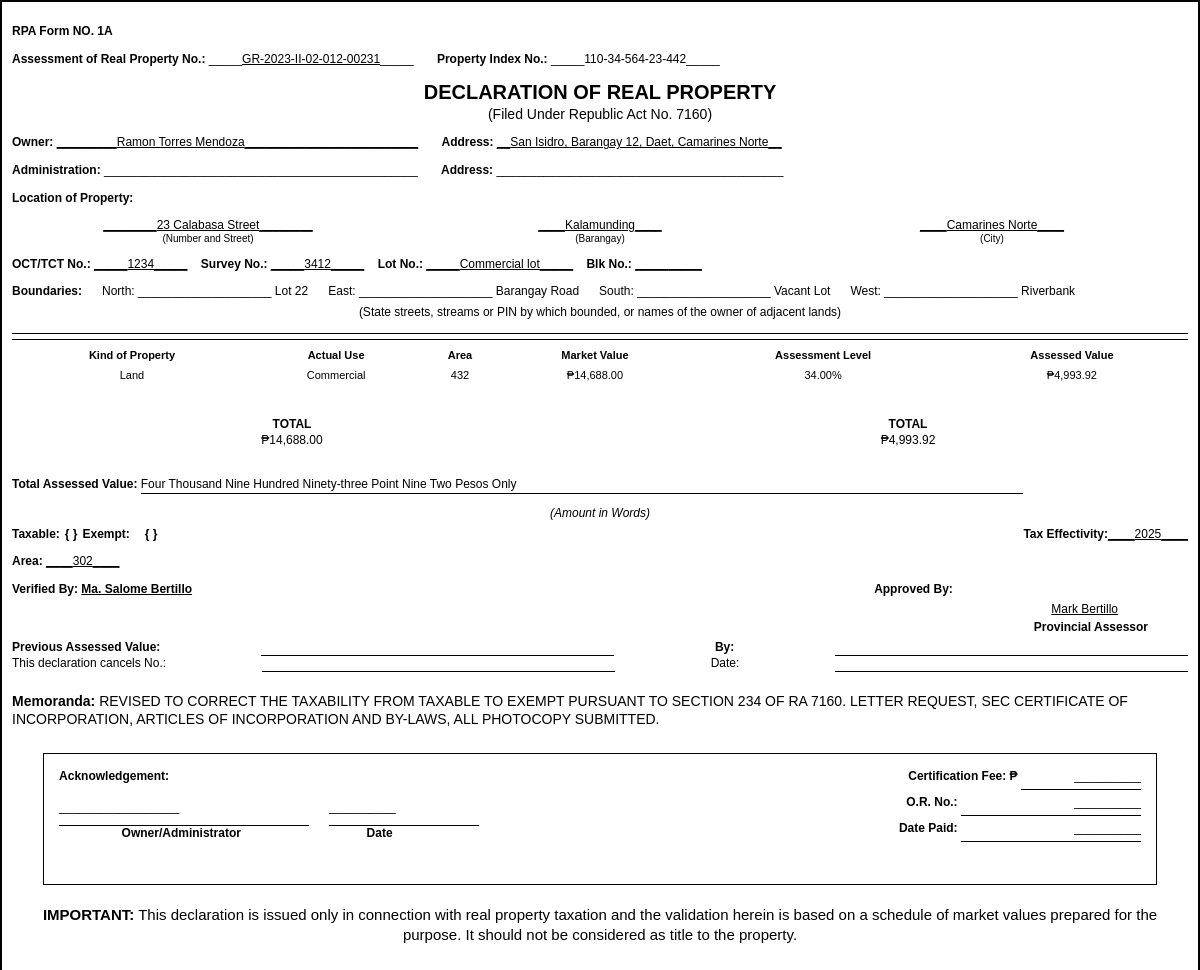
The app's page /DRP.php?p_id=144 with its own data.
### tables this page shows
CREATE TABLE `rpu_idnum` (
  `rpu_id` int(50) NOT NULL,
  `arp` varchar(150) NOT NULL,
  `pin` varchar(13) DEFAULT NULL,
  `taxability` varchar(20) NOT NULL,
  `effectivity` varchar(255) NOT NULL,
  `faas_id` int(50) NOT NULL
);

CREATE TABLE `rpu_dec` (
  `dec_id` int(10) NOT NULL,
  `arp_no` varchar(150) NOT NULL,
  `pro_assess` varchar(250) NOT NULL,
  `pro_date` date NOT NULL,
  `mun_assess` varchar(250) NOT NULL,
  `mun_date` date NOT NULL,
  `td_cancel` int(30) NOT NULL,
  `previous_pin` int(30) NOT NULL,
  `tax_year` date NOT NULL,
  `entered_by` int(30) NOT NULL,
  `entered_year` date NOT NULL,
  `prev_own` varchar(250) NOT NULL,
  `prev_assess` decimal(10,2) NOT NULL,
  `faas_id` int(11) DEFAULT NULL,
  `total_property_value` decimal(15,2) NOT NULL
);

CREATE TABLE `p_info` (
  `p_id` int(50) NOT NULL,
  `house_no` int(10) NOT NULL,
  `block_no` int(10) NOT NULL,
  `province` varchar(30) NOT NULL,
  `city` varchar(30) NOT NULL,
  `district` varchar(30) NOT NULL,
  `barangay` varchar(30) NOT NULL,
  `street` varchar(50) NOT NULL,
  `house_tag_no` int(10) NOT NULL,
  `land_area` int(50) NOT NULL,
  `desc_land` varchar(50) NOT NULL,
  `documents` varchar(30) NOT NULL,
  `created_at` timestamp NOT NULL DEFAULT current_timestamp(),
  `updated_at` timestamp NOT NULL DEFAULT current_timestamp() ON UPDATE current_timestamp(),
  `is_active` tinyint(1) NOT NULL DEFAULT 1,
  `disabled_at` datetime DEFAULT NULL,
  `disabled_by` int(11) DEFAULT NULL
);

CREATE TABLE `land` (
  `land_id` int(50) NOT NULL,
  `oct_no` varchar(50) NOT NULL,
  `survey_no` varchar(250) NOT NULL,
  `north` varchar(255) DEFAULT NULL,
  `east` varchar(255) DEFAULT NULL,
  `south` varchar(255) DEFAULT NULL,
  `west` varchar(255) DEFAULT NULL,
  `boun_desc` varchar(250) NOT NULL,
  `last_name` varchar(250) NOT NULL,
  `first_name` varchar(250) NOT NULL,
  `middle_name` varchar(250) NOT NULL,
  `contact_no` varchar(250) NOT NULL,
  `email` varchar(250) NOT NULL,
  `house_street` varchar(250) NOT NULL,
  `barangay` varchar(250) NOT NULL,
  `district` varchar(250) NOT NULL,
  `municipality` varchar(250) NOT NULL,
  `province` varchar(250) NOT NULL,
  `land_desc` varchar(250) NOT NULL,
  `classification` varchar(250) NOT NULL,
  `sub_class` varchar(250) NOT NULL,
  `area` int(250) NOT NULL,
  `actual_use` varchar(250) NOT NULL,
  `unit_value` decimal(10,2) NOT NULL,
  `market_value` decimal(10,2) NOT NULL,
  `adjust_factor` varchar(250) DEFAULT NULL,
  `adjust_percent` decimal(10,2) NOT NULL,
  `adjust_value` decimal(10,2) NOT NULL,
  `adjust_mv` decimal(10,2) NOT NULL,
  `assess_lvl` decimal(10,2) NOT NULL,
  `assess_value` decimal(10,2) NOT NULL,
  `faas_id` int(11) DEFAULT NULL,
  `created_at` timestamp NOT NULL DEFAULT current_timestamp(),
  `updated_at` timestamp NOT NULL DEFAULT current_timestamp() ON UPDATE current_timestamp()
);

CREATE TABLE `admin_certification` (
  `id` int(11) NOT NULL,
  `name` varchar(150) NOT NULL,
  `description` text DEFAULT NULL,
  `position` varchar(150) DEFAULT NULL,
  `status` enum('active','inactive') DEFAULT 'active',
  `role` enum('none','provincial_assessor','verifier') NOT NULL DEFAULT 'none',
  `created_at` datetime DEFAULT current_timestamp(),
  `updated_at` datetime DEFAULT current_timestamp() ON UPDATE current_timestamp()
);

### DRP.php (the view, shortened to what the rows shown need)
<?php
$conn = Database::getInstance();
$p_id = isset($_GET['p_id']) ? (int) $_GET['p_id'] : 0;
function getPInfo($conn, $p_id)
{
    $p_info = null;
    if ($stmt = $conn->prepare("SELECT * FROM p_info WHERE p_id = ?")) {
        $stmt->bind_param("i", $p_id);
        $stmt->execute();
        $result = $stmt->get_result();
        $p_info = $result->fetch_assoc();
    } else {
        die("Prepare failed: " . $conn->error);
    }
    return $p_info;
}
function getFaasInfo($conn, $p_id)
{
    $faas_info = null;
    if ($stmt = $conn->prepare("SELECT * FROM faas WHERE pro_id = ?")) {
        $stmt->bind_param("i", $p_id);
        $stmt->execute();
        $result = $stmt->get_result();
        $faas_info = $result->fetch_assoc();
    } else {
        die("Prepare failed: " . $conn->error);
    }
    return $faas_info;
}
function getLandProperties($conn, $faas_id)
{
    $sql = "SELECT * FROM land WHERE faas_id = ?";
    $stmt = $conn->prepare($sql);
    $stmt->bind_param("i", $faas_id);
    $stmt->execute();
    $result = $stmt->get_result();
    $land_data = [];
    while ($row = $result->fetch_assoc()) {
        $land_data[] = $row;
    }
    return $land_data;
}
function getRpuDataByFaasId($conn, $faas_id)
{
    $rpu_data = null;
    $sql = "
        SELECT
            ri.*,
            rd.arp_no
        FROM
            rpu_idnum AS ri
        LEFT JOIN
            rpu_dec AS rd ON ri.faas_id = rd.faas_id
        WHERE
            ri.faas_id = ?
        LIMIT 1
    ";
    if ($stmt = $conn->prepare($sql)) {
        $stmt->bind_param("i", $faas_id);
        $stmt->execute();
        $result = $stmt->get_result();
        $rpu_data = $result->fetch_assoc();
    } else {
        die("Prepare failed: " . $conn->error);
    }
    return $rpu_data;
}
$p_info = getPInfo($conn, $p_id);
$faas_info = getFaasInfo($conn, $p_id);
$faas_id = $faas_info['faas_id'];
$rpu_data = getRpuDataByFaasId($conn, $faas_id);
$land_properties = getLandProperties($conn, $faas_id);
function formatPin($value)
{
    $digits = preg_replace('/\D/', '', $value);
    return implode('-', [
        substr($digits, 0, 3),
        substr($digits, 3, 2),
        substr($digits, 5, 3),
        substr($digits, 8, 2),
        substr($digits, 10, 3),
    ]);
}
?>
<!DOCTYPE html>
<html lang="en">
<head>
</head>
<link rel="stylesheet" href="DRP.css">
<body>
    <div class="border">
        <div class="section">
            <p class="bold">RPA Form NO. 1A</p>
            <p>
                <span class="bold">Assessment of Real Property No.:</span>
                _____<u><?= htmlspecialchars($rpu_data['arp_no'] ?? 'N/A') ?></u>_____
                &nbsp;&nbsp;&nbsp;&nbsp;&nbsp;
                <span class="bold">Property Index No.:</span>
                _____<?= isset($rpu_data['pin']) ? formatPin($rpu_data['pin']) : 'N/A' ?>_____
        </div>
        <div class="section">
            <div class="location">
                <div>
                    <u>________<?= htmlspecialchars(($p_info['house_no'] ?? '') . ' ' . ($p_info['street'] ?? '')) ?: 'N/A' ?>________</u>
                    <span class="label">(Number and Street)</span>
                </div>
                <div>
                    <u>____<?= htmlspecialchars($p_info['barangay'] ?? 'N/A') ?>____</u>
                    <span class="label">(Barangay)</span>
                </div>
                <div>
                    <u>____<?= htmlspecialchars($p_info['province'] ?? 'N/A') ?>____</u>
                    <span class="label">(City)</span>
                </div>
            </div>
        </div>
        <?php foreach ($land_properties as $land): ?>
            <div class="section">
                <p>
                    <span class="bold">OCT/TCT No.:</span>
                    <u>_____<?= htmlspecialchars($land['oct_no'] ?? '') ?>_____</u>
                    <span class="bold">Survey No.:</span>
                    <u>_____<?= htmlspecialchars($land['survey_no'] ?? '') ?>_____</u>
                    <span class="bold">Lot No.:</span>
                    <u>_____<?= htmlspecialchars($land['land_desc'] ?? '') ?>_____</u>
                    <span class="bold">Blk No.:</span>
                    <u>_____<?= htmlspecialchars($land['blk_no'] ?? '') ?>_____</u>
                </p>
            </div>
            <div class="section" style="display: flex; align-items: center; gap: 20px;">
                <p class="bold" style="margin: 0;">Boundaries:</p>
                <p style="margin: 0;">North: ____________________ <?= htmlspecialchars($land['north'] ?? '') ?></p>
                <p style="margin: 0;">East: ____________________ <?= htmlspecialchars($land['east'] ?? '') ?></p>
                <p style="margin: 0;">South: ____________________ <?= htmlspecialchars($land['south'] ?? '') ?></p>
                <p style="margin: 0;">West: ____________________ <?= htmlspecialchars($land['west'] ?? '') ?></p>
            </div>
        <?php endforeach; ?>
        <div class="section">
            <table class="underline-table">
                <?php
                if (!empty($land_properties)) {
                    foreach ($land_properties as $land) {
                        echo "<tr>";
                        echo "<td>Land</td>";
                        echo "<td>" . htmlspecialchars($land['actual_use']) . "</td>";
                        echo "<td>" . htmlspecialchars($land['area']) . "</td>";
                        echo "<td>₱" . number_format($land['market_value'], 2) . "</td>";
                        echo "<td>" . htmlspecialchars($land['assess_lvl']) . "%</td>";
                        echo "<td>₱" . number_format($land['assess_value'], 2) . "</td>";
                        echo "</tr>";
                    }
                } else {
                    echo "<tr><td colspan='6' style='text-align:center;'>No land data available.</td></tr>";
                }
                ?>
            </table>
        </div>
        <div class="section">
            <p style="display: flex; justify-content: space-between; align-items: flex-end; margin: 0;">
                <span><u>____<?= htmlspecialchars($rpu_data['effectivity'] ?? 'N/A') ?>____</u></span>
            </p>
        </div>
        <?php
        $currentAssessor = $conn->query("SELECT name FROM admin_certification WHERE role = 'provincial_assessor' LIMIT 1")->fetch_assoc()['name'] ?? '';
        $currentVerifier = $conn->query("SELECT name FROM admin_certification WHERE role = 'verifier' LIMIT 1")->fetch_assoc()['name'] ?? '';
        ?>
        <div class="section">
            <p>
                <span class="bold">Area:</span>
                <u>____<?= htmlspecialchars($p_info['land_area'] ?? 'N/A') ?>____</u>
            </p>
            <p style="display: flex; justify-content: space-between; margin: 0;">
                <span class="bold">
                    Verified By:
                    <u style="<?= empty($currentVerifier) ? 'color:red;' : '' ?>">
                        <?= htmlspecialchars($currentVerifier ?: 'Not Assigned') ?>
                    </u>
                </span>
            </p>
            <div style="text-align: right; margin-top: 5px; margin-right: 10px;">
                <u
                    style="<?= empty($currentAssessor) ? 'color:red;' : '' ?>; display: inline-block; margin-right: 60px;">
                    <?= htmlspecialchars($currentAssessor ?: 'Not Assigned') ?>
                </u><br>
                <div style="margin-top: 2px; text-align: right; margin-right: 30px;">
                    <span class="bold">Provincial Assessor</span>
                </div>
            </div>
        </div>
    </div>
</body>
</html>

### records on screen
rpu_idnum: rpu_dec.arp_no "GR-2023-II-02-012-00231", pin "110-34-564-23-442", effectivity "2025"
p_info: house_no+street "23 Calabasa Street", barangay "Kalamunding", province "Camarines Norte", land_area "302"
land: oct_no "1234", survey_no "3412", land_desc "Commercial lot", north "Lot 22", east "Barangay Road", south "Vacant Lot", west "Riverbank", actual_use "Commercial", area "432", market_value "14,688.00", assess_lvl "34.00", assess_value "4,993.92"
admin_certification: name "Ma. Salome Bertillo"
admin_certification: name "Mark Bertillo"

### other values on screen
$owner['name'] "Ramon Torres Mendoza"
$owner['address'] "San Isidro, Barangay 12, Daet, Camarines Norte"
$total_market "14,688.00"
$total_assessed "4,993.92"
convertNumberToWords($total_assessed) "Four Thousand Nine Hundred Ninety-three Point Nine Two"
$cert_owner ?: '__________________' "__________________"
$cert_date ?: '__________' "__________"
$cert_fee ?: '__________' "__________"
$cert_or_no ?: '__________' "__________"
$cert_date_paid ?: '__________' "__________"
